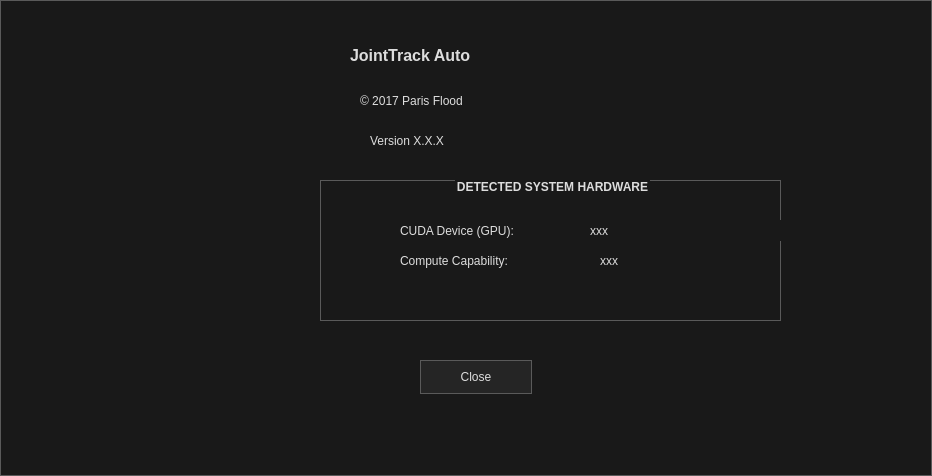
<?xml version="1.0" encoding="UTF-8"?>
<ui version="4.0">
 <class>aboutJTA</class>
 <widget class="QDialog" name="aboutJTA">
  <property name="geometry">
   <rect>
    <x>0</x>
    <y>0</y>
    <width>932</width>
    <height>476</height>
   </rect>
  </property>
  <property name="windowTitle">
   <string>About JointTrack Auto</string>
  </property>
  <property name="windowIcon">
   <iconset resource="mainscreen.qrc">
    <normaloff>:/Desktop_Icon/Resources/jta_dime_icon.png</normaloff>:/Desktop_Icon/Resources/jta_dime_icon.png</iconset>
  </property>
  <property name="styleSheet">
   <string notr="true">/*
	Based on a template by Emanuel Claesson (c) 2013 with modifications by Paris Flood

	Licensed under the Apache License, Version 2.0 (the &quot;License&quot;);
	you may not use this file except in compliance with the License.
	You may obtain a copy of the License at

		http://www.apache.org/licenses/LICENSE-2.0

	Unless required by applicable law or agreed to in writing, software
	distributed under the License is distributed on an &quot;AS IS&quot; BASIS,
	WITHOUT WARRANTIES OR CONDITIONS OF ANY KIND, either express or implied.
	See the License for the specific language governing permissions and
	limitations under the License.
*/

/*
	COLOR_DARK     = #191919
	COLOR_MEDIUM   = #353535
	COLOR_MEDLIGHT = #5A5A5A
	COLOR_LIGHT    = #DDDDDD
	COLOR_BLUE  = #2158AA
	COLOR_ORANGE = #D66C23
*/
* {
	background: #191919;
	color: #DDDDDD;
border: 1px solid #5A5A5A;
}

 QMenuBar {
	background: #191919;
	border-style: none;
 }

 QMenuBar::item {
	 background: transparent;
     spacing: 3px; /* spacing between menu bar items */
     padding: 5px 25px;
 }

 QMenuBar::item:selected{
	background: #353535;
  	border: 2px solid #D66C23;
    border-style: none none solid none;
}

 QMenuBar::item:pressed {
	background: #5A5A5A;
}

QCheckBox, QRadioButton {
	border: none;
}

QRadioButton::indicator, QCheckBox::indicator {
	width: 13px;
	height: 13px;
}

QRadioButton::indicator::unchecked, QCheckBox::indicator::unchecked {
	left: 5px;
	border: 1px solid #5A5A5A;
	background: none;
}

QRadioButton::indicator:unchecked:hover, QCheckBox::indicator:unchecked:hover {
	left: 5px;
	border: 1px solid #D66C23;
}

QRadioButton::indicator::checked, QCheckBox::indicator::checked {
	left: 5px;
	border: 1px solid #5A5A5A;
	background: #2158AA;
}

QRadioButton::indicator:checked:hover, QCheckBox::indicator:checked:hover {
	left: 5px;
	border: 1px solid #D66C23;
	background: #2158AA;
}

QGroupBox::title {
	subcontrol-origin: margin;
    subcontrol-position: top center;
}

QScrollBar {
	border: 1px solid #5A5A5A;
	background: #191919;
}

QScrollBar:horizontal {
	height: 15px;
	margin: 0px 16px 0px 16px;
}

QScrollBar:vertical {
	width: 15px;
	margin: 16px 0px 16px 0px;
}

QScrollBar::handle {
	background: #353535;
	border: 1px solid #5A5A5A;
}

QScrollBar::handle:horizontal {
	border-width: 0px 1px 0px 1px;
}

QScrollBar::handle:vertical {
	border-width: 1px 0px 1px 0px;
}

QScrollBar::handle:horizontal {
	min-width: 20px;
}

QScrollBar::handle:vertical {
	min-height: 20px;
}

QScrollBar::add-line, QScrollBar::sub-line {
	background:#353535;
	border: 1px solid #5A5A5A;
	subcontrol-origin: margin;
}

QScrollBar::add-line {
	position: absolute;
}

QScrollBar::add-line:horizontal {
	width: 15px;
	subcontrol-position: right;
	left: 15px;
}

QScrollBar::add-line:vertical {
	height: 15px;
	subcontrol-position: bottom;
	top: 15px;
}

QScrollBar::sub-line:horizontal {
	width: 15px;
	subcontrol-position: left;
}

QScrollBar::sub-line:vertical {
	height: 15px;
	subcontrol-position: top;
}

QScrollBar:left-arrow, QScrollBar::right-arrow, QScrollBar::up-arrow, QScrollBar::down-arrow {
	border: 1px solid #5A5A5A;
	width: 3px;
	height: 3px;
}

QScrollBar::add-page, QScrollBar::sub-page {
	background: none;
}

QAbstractButton {
	background: #252525;
}

QAbstractButton:disabled {
	background: #3F3F3F;
}

QAbstractButton:hover {
	background: #353535;
}

QPushButton:hover {
	background: #353535;
  	border: 1px solid #D66C23;
}

QAbstractButton:pressed {
	background: #5A5A5A;
}

QAbstractItemView {
	show-decoration-selected: 1;
 	outline: 0;
	selection-background-color: #2158AA;
	selection-color: #DDDDDD;
	alternate-background-color: #353535;
}

QHeaderView {
	border: 1px solid #5A5A5A;
}

QHeaderView::section {
	background: #191919;
	border: 1px solid #5A5A5A;
	padding: 4px;
}

QHeaderView::section:selected, QHeaderView::section::checked {
	background: #353535;
}

QTableView {
	gridline-color: #5A5A5A;
}

QTabBar {
	margin-left: 2px;
}

QTabBar::tab {
	border-radius: 0px;
	padding: 4px;
	margin: 4px;
}

QTabBar::tab:selected {
	background: #353535;
}

QComboBox::down-arrow {
	border: 1px solid #5A5A5A;
	background: #353535;
}

QComboBox::drop-down {
	border: 1px solid #5A5A5A;
	background: #353535;
}

QComboBox::down-arrow {
	width: 3px;
	height: 3px;
	border: 1px solid #5A5A5A;
}

QAbstractSpinBox {
	padding-right: 15px;
}

QAbstractSpinBox::up-button, QAbstractSpinBox::down-button {
	border: 1px solid #5A5A5A;
	background: #353535;
	subcontrol-origin: border;
}
QAbstractSpinBox::up-button:hover, QAbstractSpinBox::down-button:hover {
	border: 1px solid #D66C23;
}
QAbstractSpinBox::up-button:pressed, QAbstractSpinBox::down-button:pressed {
	background: #5A5A5A;
}

QAbstractSpinBox::up-arrow, QAbstractSpinBox::down-arrow {
	width: 3px;
	height: 3px;
	border: 1px solid #5A5A5A;
}
QAbstractSpinBox::up-arrow:hover, QAbstractSpinBox::down-arrow:hover {
	border: 1px solid #D66C23;
}

QSlider {
	border: none;
}

QSlider::groove:horizontal {
	height: 5px;
	margin: 4px 0px 4px 0px;
}

QSlider::groove:vertical {
	width: 5px;
	margin: 0px 4px 0px 4px;
}

QSlider::handle {
	border: 1px solid #5A5A5A;
	background: #353535;
}

QSlider::handle:horizontal {
	width: 15px;
	margin: -4px 0px -4px 0px;
}

QSlider::handle:vertical {
	height: 15px;
	margin: 0px -4px 0px -4px;
}

QSlider::add-page:vertical, QSlider::sub-page:horizontal {
	background: #2158AA;
}

QSlider::sub-page:vertical, QSlider::add-page:horizontal {
	background: #353535;
}

QLabel {
	border: none;
}

QProgressBar {
	text-align: center;
}

QProgressBar::chunk {
	width: 1px;
	background-color: #2158AA;
}

QMenu::separator {
	background: #353535;
}

QGroupBox {
	font: bold
}

QListWidget::item:selected {
    background-color: #2158AA;
}

 QMenu::item:selected{
	background: #353535;
	border: 2px solid #D66C23;
    border-style: none solid none none;
}

 QMenu::pressed {
	background: #5A5A5A;
}

QMenu::separator {
    height: 5px;
	background: #2158AA;
}</string>
  </property>
  <widget class="QPushButton" name="close_button">
   <property name="geometry">
    <rect>
     <x>420</x>
     <y>360</y>
     <width>112</width>
     <height>34</height>
    </rect>
   </property>
   <property name="text">
    <string>Close</string>
   </property>
  </widget>
  <widget class="QLabel" name="title_label">
   <property name="geometry">
    <rect>
     <x>350</x>
     <y>30</y>
     <width>171</width>
     <height>51</height>
    </rect>
   </property>
   <property name="font">
    <font>
     <pointsize>12</pointsize>
     <weight>75</weight>
     <bold>true</bold>
    </font>
   </property>
   <property name="text">
    <string>JointTrack Auto</string>
   </property>
  </widget>
  <widget class="QLabel" name="picture">
   <property name="geometry">
    <rect>
     <x>25</x>
     <y>25</y>
     <width>256</width>
     <height>256</height>
    </rect>
   </property>
   <property name="text">
    <string/>
   </property>
   <property name="pixmap">
    <pixmap resource="mainscreen.qrc">:/Desktop_Icon/Resources/jta_icon.png</pixmap>
   </property>
  </widget>
  <widget class="QLabel" name="version_label">
   <property name="geometry">
    <rect>
     <x>370</x>
     <y>130</y>
     <width>141</width>
     <height>21</height>
    </rect>
   </property>
   <property name="text">
    <string>Version X.X.X</string>
   </property>
  </widget>
  <widget class="QLabel" name="copyright_label">
   <property name="geometry">
    <rect>
     <x>360</x>
     <y>90</y>
     <width>171</width>
     <height>21</height>
    </rect>
   </property>
   <property name="text">
    <string>© 2017 Paris Flood</string>
   </property>
  </widget>
  <widget class="QGroupBox" name="detected_group_box">
   <property name="geometry">
    <rect>
     <x>320</x>
     <y>180</y>
     <width>461</width>
     <height>141</height>
    </rect>
   </property>
   <property name="styleSheet">
    <string notr="true">/*
	Based on a template by Emanuel Claesson (c) 2013 with modifications by Paris Flood

	Licensed under the Apache License, Version 2.0 (the &quot;License&quot;);
	you may not use this file except in compliance with the License.
	You may obtain a copy of the License at

		http://www.apache.org/licenses/LICENSE-2.0

	Unless required by applicable law or agreed to in writing, software
	distributed under the License is distributed on an &quot;AS IS&quot; BASIS,
	WITHOUT WARRANTIES OR CONDITIONS OF ANY KIND, either express or implied.
	See the License for the specific language governing permissions and
	limitations under the License.
*/

/*
	COLOR_DARK     = #191919
	COLOR_MEDIUM   = #353535
	COLOR_MEDLIGHT = #5A5A5A
	COLOR_LIGHT    = #DDDDDD
	COLOR_BLUE  = #2158AA
	COLOR_ORANGE = #D66C23
*/
* {
	background: #191919;
	color: #DDDDDD;
border: 1px solid #5A5A5A;
}

 QMenuBar {
	background: #191919;
	border-style: none;
 }

 QMenuBar::item {
	 background: transparent;
     spacing: 3px; /* spacing between menu bar items */
     padding: 5px 25px;
 }

 QMenuBar::item:selected{
	background: #353535;
  	border: 2px solid #D66C23;
    border-style: none none solid none;
}

 QMenuBar::item:pressed {
	background: #5A5A5A;
}

QCheckBox, QRadioButton {
	border: none;
}

QRadioButton::indicator, QCheckBox::indicator {
	width: 13px;
	height: 13px;
}

QRadioButton::indicator::unchecked, QCheckBox::indicator::unchecked {
	left: 5px;
	border: 1px solid #5A5A5A;
	background: none;
}

QRadioButton::indicator:unchecked:hover, QCheckBox::indicator:unchecked:hover {
	left: 5px;
	border: 1px solid #D66C23;
}

QRadioButton::indicator::checked, QCheckBox::indicator::checked {
	left: 5px;
	border: 1px solid #5A5A5A;
	background: #2158AA;
}

QRadioButton::indicator:checked:hover, QCheckBox::indicator:checked:hover {
	left: 5px;
	border: 1px solid #D66C23;
	background: #2158AA;
}

QGroupBox::title {
	subcontrol-origin: margin;
    subcontrol-position: top center;
}

QScrollBar {
	border: 1px solid #5A5A5A;
	background: #191919;
}

QScrollBar:horizontal {
	height: 15px;
	margin: 0px 16px 0px 16px;
}

QScrollBar:vertical {
	width: 15px;
	margin: 16px 0px 16px 0px;
}

QScrollBar::handle {
	background: #353535;
	border: 1px solid #5A5A5A;
}

QScrollBar::handle:horizontal {
	border-width: 0px 1px 0px 1px;
}

QScrollBar::handle:vertical {
	border-width: 1px 0px 1px 0px;
}

QScrollBar::handle:horizontal {
	min-width: 20px;
}

QScrollBar::handle:vertical {
	min-height: 20px;
}

QScrollBar::add-line, QScrollBar::sub-line {
	background:#353535;
	border: 1px solid #5A5A5A;
	subcontrol-origin: margin;
}

QScrollBar::add-line {
	position: absolute;
}

QScrollBar::add-line:horizontal {
	width: 15px;
	subcontrol-position: right;
	left: 15px;
}

QScrollBar::add-line:vertical {
	height: 15px;
	subcontrol-position: bottom;
	top: 15px;
}

QScrollBar::sub-line:horizontal {
	width: 15px;
	subcontrol-position: left;
}

QScrollBar::sub-line:vertical {
	height: 15px;
	subcontrol-position: top;
}

QScrollBar:left-arrow, QScrollBar::right-arrow, QScrollBar::up-arrow, QScrollBar::down-arrow {
	border: 1px solid #5A5A5A;
	width: 3px;
	height: 3px;
}

QScrollBar::add-page, QScrollBar::sub-page {
	background: none;
}

QAbstractButton {
	background: #252525;
}

QAbstractButton:disabled {
	background: #3F3F3F;
}

QAbstractButton:hover {
	background: #353535;
}

QPushButton:hover {
	background: #353535;
  	border: 1px solid #D66C23;
}

QAbstractButton:pressed {
	background: #5A5A5A;
}

QAbstractItemView {
	show-decoration-selected: 1;
 	outline: 0;
	selection-background-color: #2158AA;
	selection-color: #DDDDDD;
	alternate-background-color: #353535;
}

QHeaderView {
	border: 1px solid #5A5A5A;
}

QHeaderView::section {
	background: #191919;
	border: 1px solid #5A5A5A;
	padding: 4px;
}

QHeaderView::section:selected, QHeaderView::section::checked {
	background: #353535;
}

QTableView {
	gridline-color: #5A5A5A;
}

QTabBar {
	margin-left: 2px;
}

QTabBar::tab {
	border-radius: 0px;
	padding: 4px;
	margin: 4px;
}

QTabBar::tab:selected {
	background: #353535;
}

QComboBox::down-arrow {
	border: 1px solid #5A5A5A;
	background: #353535;
}

QComboBox::drop-down {
	border: 1px solid #5A5A5A;
	background: #353535;
}

QComboBox::down-arrow {
	width: 3px;
	height: 3px;
	border: 1px solid #5A5A5A;
}

QAbstractSpinBox {
	padding-right: 15px;
}

QAbstractSpinBox::up-button, QAbstractSpinBox::down-button {
	border: 1px solid #5A5A5A;
	background: #353535;
	subcontrol-origin: border;
}
QAbstractSpinBox::up-button:hover, QAbstractSpinBox::down-button:hover {
	border: 1px solid #D66C23;
}
QAbstractSpinBox::up-button:pressed, QAbstractSpinBox::down-button:pressed {
	background: #5A5A5A;
}

QAbstractSpinBox::up-arrow, QAbstractSpinBox::down-arrow {
	width: 3px;
	height: 3px;
	border: 1px solid #5A5A5A;
}
QAbstractSpinBox::up-arrow:hover, QAbstractSpinBox::down-arrow:hover {
	border: 1px solid #D66C23;
}

QSlider {
	border: none;
}

QSlider::groove:horizontal {
	height: 5px;
	margin: 4px 0px 4px 0px;
}

QSlider::groove:vertical {
	width: 5px;
	margin: 0px 4px 0px 4px;
}

QSlider::handle {
	border: 1px solid #5A5A5A;
	background: #353535;
}

QSlider::handle:horizontal {
	width: 15px;
	margin: -4px 0px -4px 0px;
}

QSlider::handle:vertical {
	height: 15px;
	margin: 0px -4px 0px -4px;
}

QSlider::add-page:vertical, QSlider::sub-page:horizontal {
	background: #2158AA;
}

QSlider::sub-page:vertical, QSlider::add-page:horizontal {
	background: #353535;
}

QLabel {
	border: none;
}

QProgressBar {
	text-align: center;
}

QProgressBar::chunk {
	width: 1px;
	background-color: #2158AA;
}

QMenu::separator {
	background: #353535;
}

QGroupBox {
	font: bold
}

QListWidget::item:selected {
    background-color: #2158AA;
}

 QMenu::item:selected{
	background: #353535;
	border: 2px solid #D66C23;
    border-style: none solid none none;
}

 QMenu::pressed {
	background: #5A5A5A;
}

QMenu::separator {
    height: 5px;
	background: #2158AA;
}</string>
   </property>
   <property name="title">
    <string>DETECTED SYSTEM HARDWARE</string>
   </property>
   <widget class="QLabel" name="gpu_label">
    <property name="geometry">
     <rect>
      <x>270</x>
      <y>40</y>
      <width>191</width>
      <height>21</height>
     </rect>
    </property>
    <property name="text">
     <string>xxx</string>
    </property>
   </widget>
   <widget class="QLabel" name="cc_label">
    <property name="geometry">
     <rect>
      <x>280</x>
      <y>70</y>
      <width>161</width>
      <height>21</height>
     </rect>
    </property>
    <property name="text">
     <string>xxx</string>
    </property>
   </widget>
   <widget class="QLabel" name="gpu_description_label">
    <property name="geometry">
     <rect>
      <x>80</x>
      <y>40</y>
      <width>161</width>
      <height>21</height>
     </rect>
    </property>
    <property name="text">
     <string>CUDA Device (GPU):</string>
    </property>
   </widget>
   <widget class="QLabel" name="cc_description_label">
    <property name="geometry">
     <rect>
      <x>80</x>
      <y>70</y>
      <width>151</width>
      <height>21</height>
     </rect>
    </property>
    <property name="text">
     <string>Compute Capability:</string>
    </property>
   </widget>
  </widget>
 </widget>
 <resources>
  <include location="mainscreen.qrc"/>
 </resources>
 <connections>
  <connection>
   <sender>close_button</sender>
   <signal>clicked(bool)</signal>
   <receiver>aboutJTA</receiver>
   <slot>close()</slot>
   <hints>
    <hint type="sourcelabel">
     <x>405</x>
     <y>246</y>
    </hint>
    <hint type="destinationlabel">
     <x>315</x>
     <y>152</y>
    </hint>
   </hints>
  </connection>
 </connections>
</ui>
